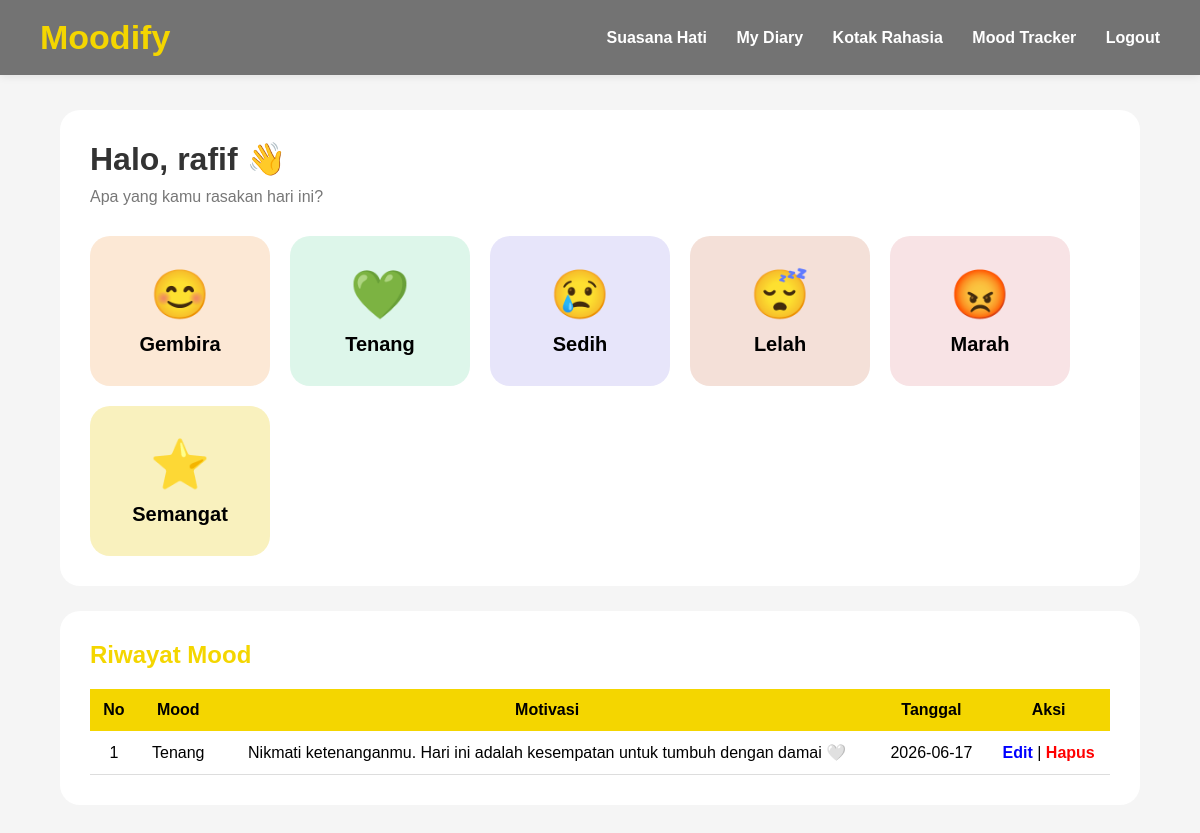
The page /suasana_hati.php (signed in) on the database its author committed.
### tables this page shows
CREATE TABLE `suasana_hati` (
  `id_mood` int(11) NOT NULL,
  `id_user` int(11) NOT NULL,
  `mood` varchar(30) NOT NULL,
  `motivasi` text NOT NULL,
  `tanggal` date NOT NULL
);

### suasana_hati.php (the view, shortened to what this page needs)
<?php
include "Config.php";
$id_user = $_SESSION['id_user'];
$data = mysqli_query(
    $conn,
    "SELECT * FROM suasana_hati
    WHERE id_user='$id_user'
    ORDER BY id_mood DESC"
);
$username = "User";
if(isset($_SESSION['username'])){
    $username = $_SESSION['username'];
}
?>
<!DOCTYPE html>
<html>
<head>
</head>
<body>
<div class="navbar">
<div class="logo">
Moodify
</div>
<div class="menu">
<a href="suasana_hati.php">Suasana Hati</a>
<a href="mydiary.php">My Diary</a>
<a href="kotakrahasia.php">Kotak Rahasia</a>
<a href="moodtracker.php">Mood Tracker</a>
<a href="Logout.php">Logout</a>
</div>
</div>
<div class="container">
<div class="card">
<h1>
Halo, <?php echo $username; ?> 👋
</h1>
<div class="subtitle">
Apa yang kamu rasakan hari ini?
</div>
<div class="box">
<form action="simpan_mood.php" method="POST">
<button class="mood gembira">
<div class="icon">😊</div>
<div class="nama">Gembira</div>
</button>
</form>
<form action="simpan_mood.php" method="POST">
<button class="mood tenang">
<div class="icon">💚</div>
<div class="nama">Tenang</div>
</button>
</form>
<form action="simpan_mood.php" method="POST">
<button class="mood sedih">
<div class="icon">😢</div>
<div class="nama">Sedih</div>
</button>
</form>
<form action="simpan_mood.php" method="POST">
<button class="mood lelah">
<div class="icon">😴</div>
<div class="nama">Lelah</div>
</button>
</form>
<form action="simpan_mood.php" method="POST">
<button class="mood marah">
<div class="icon">😡</div>
<div class="nama">Marah</div>
</button>
</form>
<form action="simpan_mood.php" method="POST">
<button class="mood semangat">
<div class="icon">⭐</div>
<div class="nama">Semangat</div>
</button>
</form>
</div>
</div>
<div class="card">
<h2 style="color:#f4d600;">
Riwayat Mood
</h2>
<table>
<tr>
<th>No</th>
<th>Mood</th>
<th>Motivasi</th>
<th>Tanggal</th>
<th>Aksi</th>
</tr>
<?php
$no=1;
while($d=mysqli_fetch_assoc($data)){
?>
<tr>
<td><?php echo $no++; ?></td>
<td><?php echo $d['mood']; ?></td>
<td><?php echo $d['motivasi']; ?></td>
<td><?php echo $d['tanggal']; ?></td>
<td>
<a class="edit" href="edit_mood.php?id=<?php echo $d['id_mood']; ?>">
Edit
</a>
|
<a class="hapus"
href="hapus_mood.php?id=<?php echo $d['id_mood']; ?>"
onclick="return confirm('Yakin ingin menghapus?')">
Hapus
</a>
</td>
</tr>
<?php
}
?>
</table>
</div>
</div>
</body>
</html>

### suasana_hati.php (style rules this page uses)
* { margin:0; padding:0; box-sizing:border-box; font-family:Arial; }
body { background:#f5f5f5; }
.navbar { background: #737373; padding:18px 40px; display:flex; justify-content:space-between; align-items:center; box-shadow:0 2px 8px rgba(0,0,0,.08); }
.logo { font-size:34px; font-weight:bold; color:#f4d600; }
.menu a { text-decoration:none; margin-left:25px; font-weight:bold; color:#ffffff; }
.container { width:90%; margin:35px auto; }
.card { background:white; padding:30px; border-radius:20px; margin-bottom:25px; }
h1 { color:#333; margin-bottom:10px; }
.subtitle { color:#777; margin-bottom:30px; }
.box { display:flex; flex-wrap:wrap; gap:20px; }
form { margin:0; }
button { border:none; cursor:pointer; }
.mood { width:180px; height:150px; border-radius:20px; display:flex; flex-direction:column; justify-content:center; align-items:center; transition:.3s; }
.icon { font-size:48px; }
.nama { margin-top:10px; font-size:20px; font-weight:bold; }
.gembira { background:#FCE8D5; }
.tenang { background:#DDF6EA; }
.sedih { background:#E7E5FA; }
.lelah { background:#F4E0D8; }
.marah { background:#F8E3E5; }
.semangat { background:#F9F1BE; }
table { width:100%; border-collapse:collapse; margin-top:20px; }
th { background:#f4d600; padding:12px; }
td { padding:12px; text-align:center; border-bottom:1px solid #ddd; }
.edit { color:blue; text-decoration:none; font-weight:bold; }
.hapus { color:red; text-decoration:none; font-weight:bold; }

### rows shown on the page
suasana_hati: mood "Tenang", motivasi "Nikmati ketenanganmu. Hari ini adalah kesempatan untuk tumbuh dengan damai 🤍", tanggal "2026-06-17"

### other values the page prints
$username "rafif"
